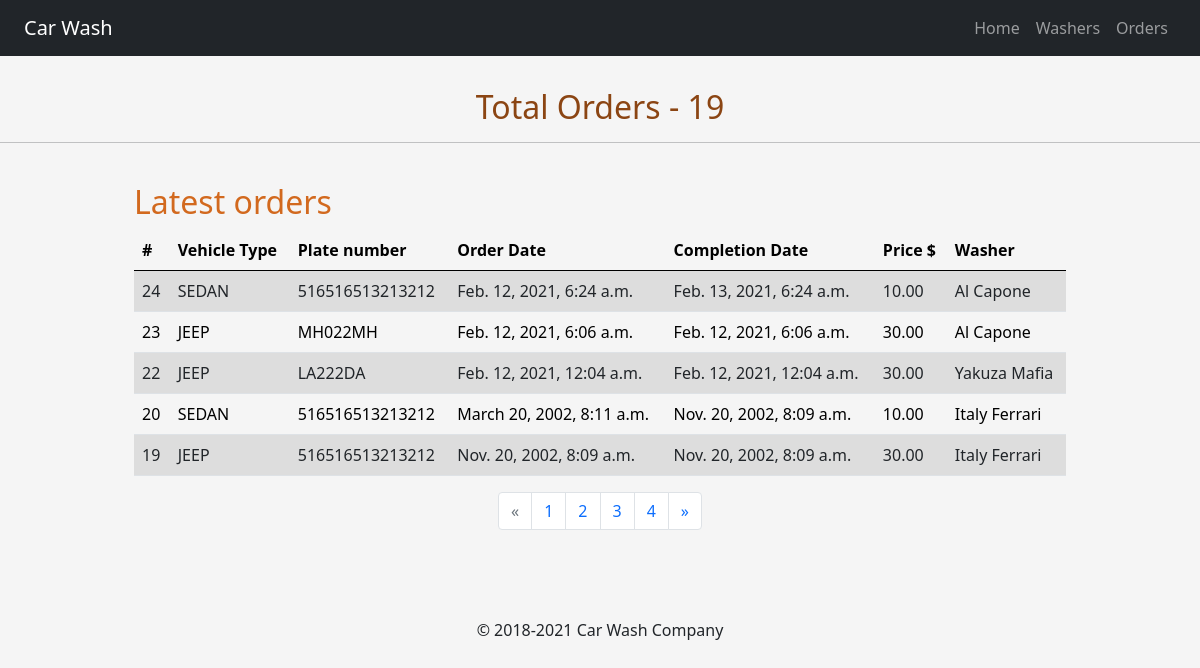
Before: /carwash/orders/ with the older database file.
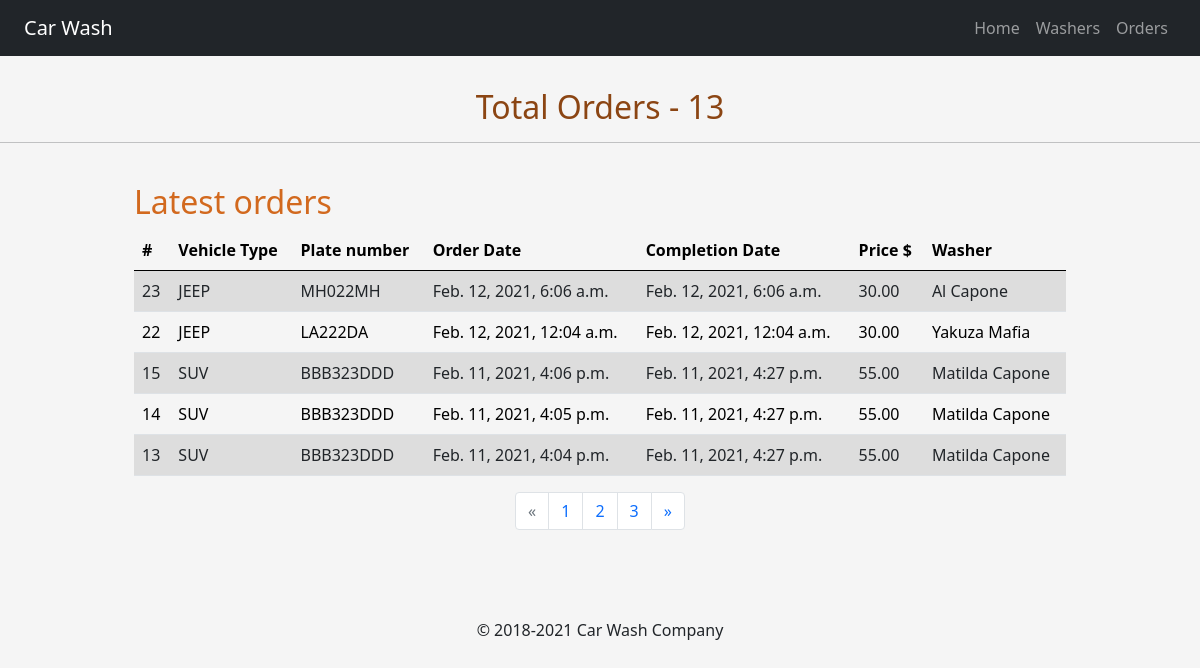
After: the same page with the newer database file.
### carwash/models.py (models this page shows, shortened)
class Order(models.Model):
    vehicle = models.ForeignKey(to="carwash.Vehicle", on_delete=models.PROTECT, related_name='orders')
    wash_type = models.ForeignKey(to='carwash.WashType', related_name='orders', on_delete=models.PROTECT)
    price = models.DecimalField(max_digits=4, decimal_places=2, verbose_name='Price', default=0)
    created_date = models.DateTimeField(auto_now_add=True, verbose_name="Created date")
    order_date = models.DateTimeField("Order date")
    completion_date = models.DateTimeField("Completion date", blank=True, null=True)
    washer = models.ForeignKey(to="user.User", on_delete=models.SET_NULL, null=True, related_name='orders')
    class Meta:
        verbose_name = 'Order'
        verbose_name_plural = 'Orders'

class Vehicle(models.Model):
    manufacturer = models.CharField(max_length=255, verbose_name="Manufacturer")
    model = models.CharField(max_length=255, verbose_name='Model')
    plate_number = models.CharField(max_length=15, verbose_name='Plate Number')
    vehicle_type = models.ForeignKey(to='carwash.VehicleType', on_delete=models.PROTECT)
    class Meta:
        verbose_name = 'Vehicle'
        verbose_name_plural = 'Vehicles'

class VehicleType(models.Model):
    type = models.CharField(max_length=255, verbose_name="Vehicle Type",
                            choices=VehicleTypeChoices.choices,
                            default=VehicleTypeChoices.SEDAN, unique=True)
    price = models.DecimalField(max_digits=4, decimal_places=2, verbose_name="Price $")

### user/models.py (models this page shows)
class User(AbstractUser):
    username = None
    email = models.EmailField(verbose_name='E-Mail', unique=True)
    birthdate = models.DateField(verbose_name='Birthdate')
    phone = models.CharField(verbose_name='Mobile phone number', max_length=9, unique=True)
    joined = models.DateField(verbose_name="Joined")
    image = models.ImageField(upload_to='images/')
    status = models.PositiveSmallIntegerField(choices=Status.choices)
    salary = models.DecimalField(max_digits=8, decimal_places=2, verbose_name="Salary", default=0,
                                 help_text="In Percent")
    objects = UserManager()
    USERNAME_FIELD = 'email'
    REQUIRED_FIELDS = []
    def __str__(self):
        return self.get_full_name()
    class Meta:
        verbose_name = 'User'
        verbose_name_plural = 'Users'

### carwash/views.py (the view)
# urls.py: path('orders/', orders, name='orders')
def orders(request):
    all_order = Order.objects.all()[::-1]
    orders_count = Order.objects.count()
    page = request.GET.get('page', 1)
    paginator = Paginator(all_order, 5)
    try:
        allorder = paginator.page(page)
    except PageNotAnInteger:
        allorder = paginator.page(1)
    except EmptyPage:
        allorder = paginator.page(paginator.num_pages)
    return render(request, 'pages/orders.html', {'orders': all_order[::-1],
                                                 'orders_count': orders_count,
                                                 'allorder': allorder})

### templates/pages/orders.html (shortened to what this page needs)
{% extends 'base.html' %}
{% block content %}
	<main>
		<br> <br> <br>
		<h2 class="text-center pt-3 " style="color:saddlebrown">Total Orders - {{ orders_count }}</h2>
		<hr>
		<br>
		<div class="container-fluid" style="background-color: whitesmoke">
			<div class="row">
				<main class="col-md-9 ms-sm-auto col-lg-10 px-md-4 mx-auto">
					<h2 style="color:chocolate">Latest orders</h2>
					<div class="table-responsive ">
						<table class="table table-striped center" style="background-color: whitesmoke">
							<thead>
							<tr>
								<th>#</th>
								<th>Vehicle Type</th>
								<th>Plate number</th>
								<th>Order Date</th>
								<th>Completion Date</th>
								<th>Price $</th>
								<th>Washer</th>
							</tr>
							</thead>
							<tbody>
							{% for order in allorder %}
								<tr>
									<td>{{ order.pk }}</td>
									<td>{{ order.vehicle.vehicle_type.type }}</td>
									<td>{{ order.vehicle.plate_number }}</td>
									<td>{{ order.order_date }}</td>
									<td>{{ order.completion_date }}</td>
									<td>{{ order.price }}</td>
									<td>{{ order.washer }}</td>
								</tr>
							{% endfor %}
							</tbody>
						</table>
					</div>
					{% if allorder.has_other_pages %}
						<div class="col-6 offset-3 text-center-pagination-set">
							<nav aria-label="Page navigation">
								<ul class="pagination">
									{% if allorder.has_previous %}
										<li class="page-item"><a class="page-link"
										                         href="?page={{ allorder.previous_page_number }}">&laquo;</a>
										</li>
									{% else %}
										<li class="page-item disabled">
											<a class="page-link">
												<span aria-hidden="true">&laquo;</span>
											</a>
										</li>
									{% endif %}
									{% for i in allorder.paginator.page_range %}
										{% if allorder.number == i %}
											<li class="page-item"><a class="page-link">{{ i }}</a></li>
										{% else %}
											<li class="page-item"><a class="page-link" href="?page={{ i }}">{{ i }}</a>
											</li>
										{% endif %}
									{% endfor %}
									{% if allorder.has_next %}
										<li class="page-item"><a class="page-link"
										                         href="?page={{ allorder.next_page_number }}">&raquo;</a>
										</li>
									{% else %}
										<li class="page-item disabled">
											<a class="page-link">
												<span aria-hidden="true">&raquo;</span>
											</a>
										</li>
									{% endif %}
								</ul>
							</nav>
						</div>
					{% endif %}
				</main>
			</div>
		</div>
	</main>
	</body>
	</html>
{% endblock %}

### templates/base.html (shortened to what this page needs)
{% load static %}
<!doctype html>
<head>
	<link href="/docs/5.0/dist/css/bootstrap.min.css" rel="stylesheet"
>
	<link href="https://cdn.jsdelivr.net/npm/bootstrap@5.0.0-beta1/dist/css/bootstrap.min.css" rel="stylesheet">
</head>
<body style="background-color: whitesmoke">
<header>
	<nav class="navbar navbar-expand-lg fixed-top navbar-dark bg-dark">
		<div class="container-fluid">
			<a class="navbar-brand" href="">Car Wash</a>
			<div class="collapse navbar-collapse" id="navbarNav">
				<ul class="navbar-nav">
					<li class="nav-item">
						<a class="nav-link " href="{% url 'homepage' %}">Home</a>
					</li>
					<li class="nav-item">
						<a class="nav-link " href="{% url 'washer_list' %}">Washers</a>
					</li>
					<li class="nav-item">
						<a class="nav-link " href="{% url 'orders' %}">Orders</a>
					</li>
				</ul>
			</div>
		</div>
	</nav>
</header>
{% block content %}
{% endblock %}
<footer class="container text-center">
	<p class="float-end">
	<p>&copy; 2018-2021 Car Wash Company</p>
</footer>
</body>
</html>

### templates/base.html (style rules this page uses)
.navbar-nav { margin-left: auto; }

### templates/pages/orders.html (style rules this page uses)
ul { justify-content: center; }

Changed rows visible on the page:
removed Order: pk "24", vehicle.vehicle_type.type "SEDAN", vehicle.plate_number "516516513213212", order_date "Feb. 12, 2021, 6:24 a.m.", completion_date "Feb. 13, 2021, 6:24 a.m.", price "10.00", washer "Al Capone"
removed Order: pk "20", vehicle.vehicle_type.type "SEDAN", vehicle.plate_number "516516513213212", order_date "March 20, 2002, 8:11 a.m.", completion_date "Nov. 20, 2002, 8:09 a.m.", price "10.00", washer "Italy Ferrari"
removed Order: pk "19", vehicle.vehicle_type.type "JEEP", vehicle.plate_number "516516513213212", order_date "Nov. 20, 2002, 8:09 a.m.", completion_date "Nov. 20, 2002, 8:09 a.m.", price "30.00", washer "Italy Ferrari"
now on this page (row unchanged): Order: pk "15", vehicle.vehicle_type.type "SUV", vehicle.plate_number "BBB323DDD", order_date "Feb. 11, 2021, 4:06 p.m.", completion_date "Feb. 11, 2021, 4:27 p.m.", price "55.00", washer "Matilda Capone"
now on this page (row unchanged): Order: pk "14", vehicle.vehicle_type.type "SUV", vehicle.plate_number "BBB323DDD", order_date "Feb. 11, 2021, 4:05 p.m.", completion_date "Feb. 11, 2021, 4:27 p.m.", price "55.00", washer "Matilda Capone"
now on this page (row unchanged): Order: pk "13", vehicle.vehicle_type.type "SUV", vehicle.plate_number "BBB323DDD", order_date "Feb. 11, 2021, 4:04 p.m.", completion_date "Feb. 11, 2021, 4:27 p.m.", price "55.00", washer "Matilda Capone"
Other visible differences:
{{ orders_count }}: "19" → "13"
list line gone: "4"
